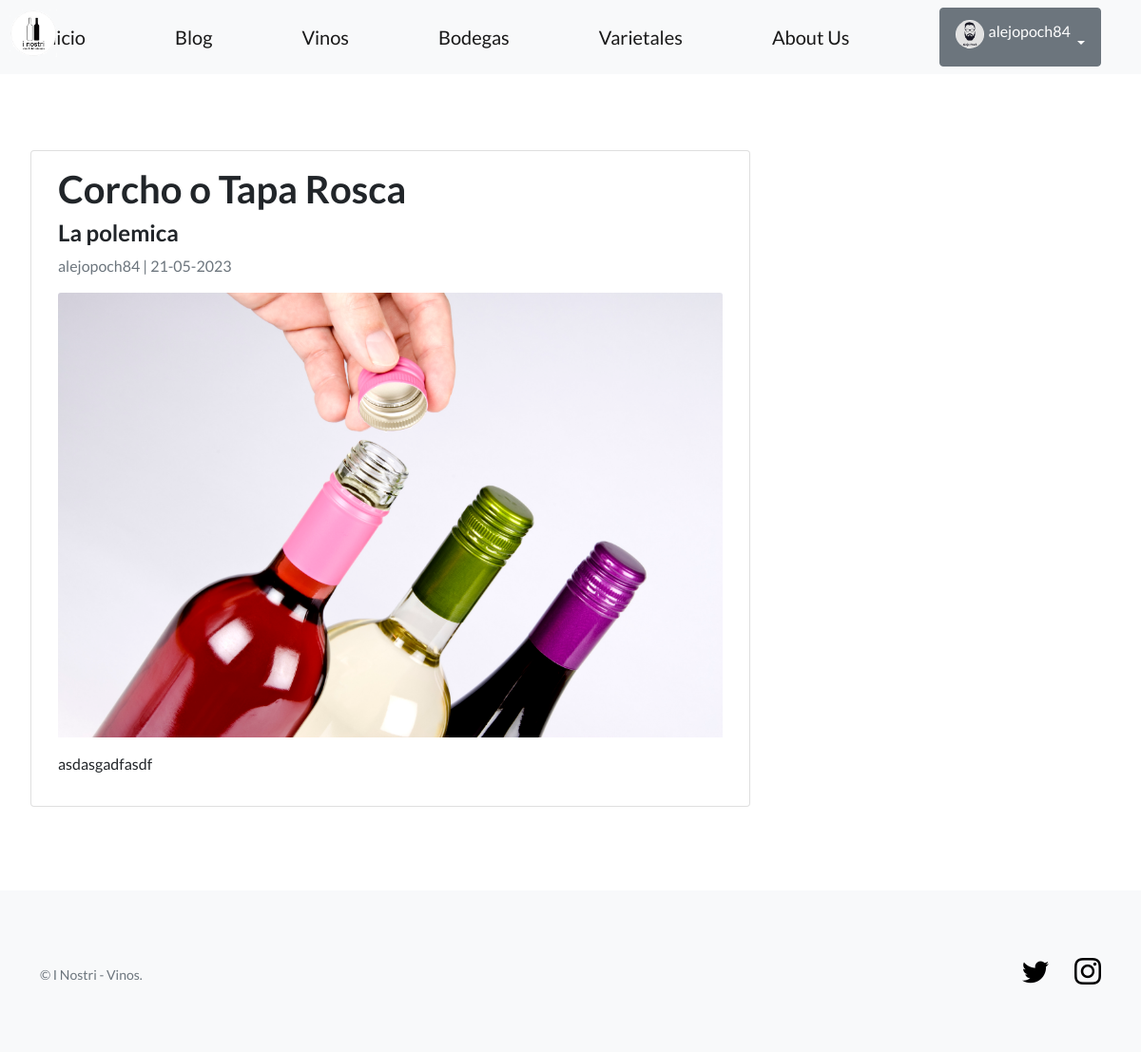
/inostri-blog/posts/8/ (signed in), run on the app's committed database.
### perfiles/models.py (models this page shows, shortened)
class Avatar(models.Model):
    user = models.OneToOneField(User, on_delete=models.CASCADE, null=True)
    imagen = models.ImageField(upload_to='avatares', null=True, blank=True)

### blog_inostri/models.py (models this page shows, shortened)
class Articulo(models.Model):
    titulo = models.CharField(max_length=128)
    subtitulo = models.CharField(max_length=256)
    cuerpo = RichTextField(default="")
    autor = models.ForeignKey(User, on_delete=models.CASCADE)
    fecha = models.DateTimeField(auto_now_add=True)
    imagen = models.ImageField(blank=True, null=True)

### blog_inostri/views.py (the view)
# urls.py: path('posts/<int:pk>/', PostDetailView.as_view(), name='ver_post'),
class PostDetailView(DetailView):
    model = Articulo
    success_url = reverse_lazy('lista_posts')

### blog_inostri/templates/blog_inostri/articulo_detail.html
{% extends 'app_inostri/base.html' %}
{% block contenido %}
<div class="container">
  <div class="row">
    <div class="col-md-8 card mb-4  mt-3 left  top">
      <div class="card-body">
        <h1>{% block title %} {{ object.titulo }} {% endblock title %}</h1>
        <h4> {{ object.subtitulo }} </h4>
        <p class=" text-muted">{{ articulo.autor }} | {{ articulo.fecha|date:'d-m-Y' }}</p>
        {% if object.imagen %}
        <img src="{{ articulo.imagen.url }}" class="card-img-top" alt="Articulo Image" style="width: 100%; height: auto;">
        {% endif %}
        <p class="card-text ">{{ object.cuerpo | safe }}</p>
      </div>
    </div>
  </div>
</div>
{% endblock contenido %}

### app_inostri/templates/app_inostri/base.html (shortened to what this page needs)
{% load static %}
<!DOCTYPE html>
<html lang="en">
    <head>
        <link href="https://cdn.jsdelivr.net/npm/bootstrap-icons@1.5.0/font/bootstrap-icons.css" rel="stylesheet" type="text/css" />
        <link href="{% static 'css/styles.css' %}" rel="stylesheet" />
    </head>
    <body>
        <nav class="navbar navbar-light bg-light static-top">
            <div class="container">
                <img src="{% static 'images/i_nostri.png' %}" alt="I Nostri" class="logo" width=90 height=90>
                <a class="navbar-brand" href="{% url 'inicio' %}">Inicio</a>
                <a class="navbar-brand" href="{% url 'lista_posts' %}">Blog</a>
                <a class="navbar-brand" href="{% url 'lista_vinos' %}">Vinos</a>
                <a class="navbar-brand" href="{% url 'lista_bodegas' %}">Bodegas</a>
                <a class="navbar-brand" href="{% url 'lista_varietales' %}">Varietales</a>
                <a class="navbar-brand" href="{% url 'about_us' %}">About Us</a>
                {% if user.is_authenticated %}
                <div class="dropdown">
                    <button class="btn btn-secondary dropdown-toggle" type="button" id="dropdownMenuButton1" data-bs-toggle="dropdown" aria-expanded="false">
                        <div style="display: inline-flex;">
                            <img src="{{ user.avatar.imagen.url }}" alt="User Avatar" style="width: 30px; height: 30px; border-radius: 50%; margin-right: 5px;">
                            <span>{{ user.username }}</span>
                        </div>
                    </button>
                    </div>
                </div>
                {% else %}
                <a class="btn btn-dark" href="{% url 'login' %}">Iniciar sesión</a>
                <a class="btn btn-secondary" href="{% url 'registro' %}">Crear cuenta</a>
                {% endif %}
        </nav>
        <section style="padding:4rem 2rem;">
            {% block contenido %}
            {% endblock contenido %}
        </section>
        <footer class="footer bg-light">
            <div class="container">
                <div class="row">
                    <div class="col-lg-6 h-100 text-center text-lg-start my-auto">
                        <p class="text-muted small mb-4 mb-lg-0">&copy; I Nostri - Vinos.</p>
                    </div>
                    <div class="col-lg-6 h-100 text-center text-lg-end my-auto">
                        <ul class="list-inline mb-0">
                            <li class="list-inline-item me-4">
                                <a href="https://twitter.com/coderhouse" style="color: black;"><i class="bi-twitter fs-3"></i></a>
                            </li>
                            <li class="list-inline-item">
                                <a href="https://www.instagram.com/coderhouse/?hl=es" style="color: black;"><i class="bi-instagram fs-3"></i></a>
                            </li>
                        </ul>
                    </div>
                </div>
            </div>
        </footer>
    </body>
</html>

### data on the page
Articulo: titulo "Corcho o Tapa Rosca", subtitulo "La polemica", autor "alejopoch84", fecha "21-05-2023", imagen (picture), cuerpo "asdasgadfasdf"

### other printed values
{{ user.username }} "alejopoch84"
